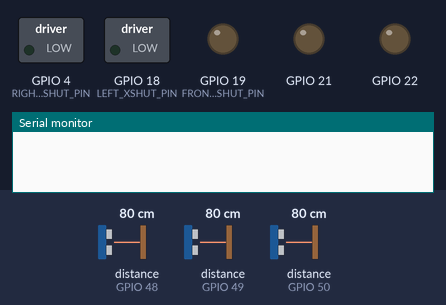
A sketch run on a simulated ESP32. Parts: switched loads named in the sketch (green lamp = pin HIGH), output pins drawn as LEDs (lit = HIGH), the last lines printed to the serial monitor. The test bench sets the inputs (shaded band); at power-on: distance to the obstacle (sensors on GPIO 48, GPIO 50, GPIO 49) 80 cm. Nothing arrives over Bluetooth unless stated.

Above: at 0.0 s.
At 0.8 s:
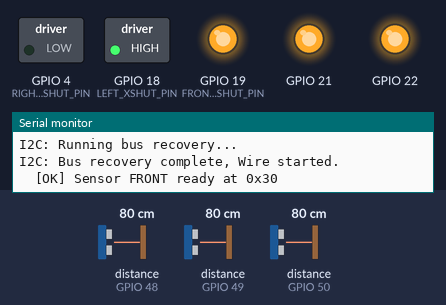
At 5.7 s:
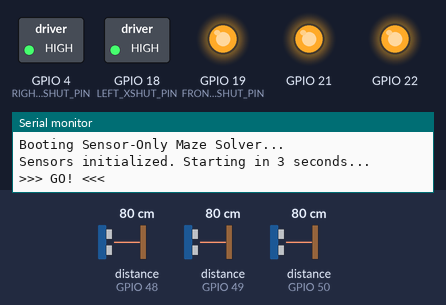
5.8 s: distance to the obstacle (sensor on GPIO 48) set to 2 cm
7.9 s: distance to the obstacle (sensor on GPIO 50) set to 2 cm
10.9 s: distance to the obstacle (sensor on GPIO 49) set to 2 cm
Timing chart, 0 to 13.9 s (numbered marks = the images above; inputs shaded):
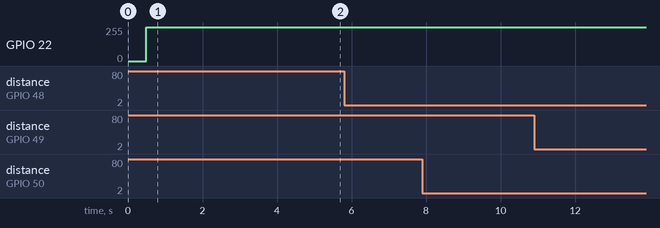

The sketch:

CurrentOnlySensorCode.ino
```cpp
/*
  MazeSolver_Blind_Fixed.ino
  ---------------------------------------------------------
  Fixes applied vs the previous version:
    1. Wire.begin() was missing entirely -> I2C never actually
       started, so every sensor.begin() call spun for the full
       3-second timeout on every boot (up to ~9s wasted).
    2. Startup is now staggered: Serial -> short settle delay ->
       UART/motor stop -> I2C bus recovery + sensors (one at a
       time, with pauses) -> Bluetooth LAST. This spreads out
       the current spikes at power-on instead of firing them
       all in the same instant, which is the classic cause of
       an ESP32 brownout-reset loop on a marginal supply.
    3. Added an immediate boot print + reset-reason print, so
       you can watch USB serial and see directly whether the
       chip is brownout-resetting in a loop before it manages
       to finish booting.

  REMINDER (hardware, not code):
    - The 5V logic rail (ESP32+ATmega32+sensors) and the 7.4V
      motor rail MUST share a common ground, or you'll get
      exactly this kind of flaky, hard-to-reproduce behavior.
    - A bulk capacitor (470-1000uF) across 5V/GND right at the
      ESP32's VIN pin will smooth out the startup current spike
      and is a very common fix if brownout resets persist even
      with this staggered boot.
*/

#include <Wire.h>
#include "Adafruit_VL53L0X.h"
#include "BluetoothSerial.h"
#include "esp_system.h"

BluetoothSerial SerialBT;

// Sensor objects
Adafruit_VL53L0X sensorFront = Adafruit_VL53L0X();
Adafruit_VL53L0X sensorLeft  = Adafruit_VL53L0X();
Adafruit_VL53L0X sensorRight = Adafruit_VL53L0X();

// XSHUT Pins
#define FRONT_XSHUT_PIN 19
#define LEFT_XSHUT_PIN 18
#define RIGHT_XSHUT_PIN 4

bool front_ok = false;
bool left_ok  = false;
bool right_ok = false;

// Motor speeds
int BASE_LEFT = 180;
int BASE_RIGHT = 175; // slightly lower to compensate for drift
int TURN_POWER = 170;

// Only true once SerialBT.begin() has actually run - avoids touching
// SerialBT before it's initialized.
bool bt_ready = false;

// ---------------- LOGGING ----------------
void LOG(const String &msg) {
    Serial.println(msg);
    if (bt_ready && SerialBT.hasClient()) {
        SerialBT.println(msg);
    }
}

// ---------------- MOTOR COMMANDS ----------------
void sendMotorCmd(char cmd, int left, int right) {
    Serial2.print(cmd);
    Serial2.write((uint8_t)left);
    Serial2.write((uint8_t)right);
}

// ---------------- BOOT DIAGNOSTICS ----------------
// If "BOOT" + this reason keep repeating on the USB serial monitor
// without ever reaching "GO!", the chip is brownout-resetting in a
// loop - that's a power problem, not a code problem.
void printResetReason() {
    esp_reset_reason_t reason = esp_reset_reason();
    Serial.print("Reset reason: ");
    switch (reason) {
        case ESP_RST_POWERON:   Serial.println("Power-on reset"); break;
        case ESP_RST_BROWNOUT:  Serial.println("BROWNOUT (power sag at boot!)"); break;
        case ESP_RST_SW:        Serial.println("Software reset"); break;
        case ESP_RST_PANIC:     Serial.println("Software panic/exception"); break;
        case ESP_RST_INT_WDT:   Serial.println("Interrupt watchdog"); break;
        case ESP_RST_TASK_WDT:  Serial.println("Task watchdog"); break;
        case ESP_RST_WDT:       Serial.println("Other watchdog"); break;
        case ESP_RST_DEEPSLEEP: Serial.println("Deep sleep wake"); break;
        case ESP_RST_EXT:       Serial.println("External pin reset"); break;
        default:                Serial.println("Unknown (" + String((int)reason) + ")"); break;
    }
}

// ---------------- I2C BUS RECOVERY ----------------
void i2cBusRecover() {
    LOG("I2C: Running bus recovery...");
    pinMode(21, OUTPUT);
    pinMode(22, OUTPUT);
    digitalWrite(21, HIGH); // SDA high
    for (int i = 0; i < 9; i++) {
        digitalWrite(22, LOW);  delayMicroseconds(10);
        digitalWrite(22, HIGH); delayMicroseconds(10);
    }
    // STOP condition: SDA rises while SCL is high
    digitalWrite(21, LOW);  delayMicroseconds(10);
    digitalWrite(21, HIGH); delayMicroseconds(10);

    Wire.begin();          // <-- THE MISSING LINE. I2C was never started before.
    Wire.setClock(100000); // Standard 100kHz - more tolerant of long/noisy wiring than 400kHz
    delay(50);
    LOG("I2C: Bus recovery complete, Wire started.");
}

// ---------------- SENSOR INIT ----------------
bool initSensor(Adafruit_VL53L0X &sensor, uint8_t addr, const char* name) {
    unsigned long start = millis();
    while (millis() - start < 3000) {
        if (sensor.begin(addr)) {
            LOG("  [OK] Sensor " + String(name) + " ready at 0x" + String(addr, HEX));
            return true;
        }
        delay(200);
    }
    LOG("  [FAIL] Sensor " + String(name) + " NOT FOUND! Skipping...");
    return false;
}

void setup() {
    // --- STAGE 0: USB serial up first, before anything else draws current ---
    Serial.begin(115200);
    delay(50);
    Serial.println("\n>>> BOOT <<<"); // If this repeats in a loop, it's a brownout reset loop
    printResetReason();

    // --- STAGE 1: Let the power rail settle before asking for any current ---
    // Right at power-on, regulators/caps are still charging. Give it a moment
    // instead of firing up Serial2 + sensors + Bluetooth all in the same instant.
    delay(300);

    // --- STAGE 2: UART to ATmega32 + force motors stopped ---
    Serial2.begin(9600, SERIAL_8N1, 16, 17);
    delay(50);
    sendMotorCmd('S', 0, 0); // Force stop in case the ATmega was mid-command on a reset

    // --- STAGE 3: I2C bus + sensors (relatively low current) ---
    // Do this BEFORE Bluetooth, since sensor init draws far less current
    // than bringing up the BT radio does.
    pinMode(FRONT_XSHUT_PIN, OUTPUT);
    pinMode(LEFT_XSHUT_PIN,  OUTPUT);
    pinMode(RIGHT_XSHUT_PIN, OUTPUT);
    digitalWrite(FRONT_XSHUT_PIN, LOW);
    digitalWrite(LEFT_XSHUT_PIN,  LOW);
    digitalWrite(RIGHT_XSHUT_PIN, LOW);
    delay(50); // hold all three sensors in reset briefly

    i2cBusRecover(); // also calls Wire.begin() now

    // Bring sensors up ONE AT A TIME with a pause between each, instead of
    // back-to-back, so their I2C init current spikes don't stack on top of
    // each other.
    digitalWrite(FRONT_XSHUT_PIN, HIGH);
    delay(100);
    front_ok = initSensor(sensorFront, 0x30, "FRONT");
    delay(100);

    digitalWrite(LEFT_XSHUT_PIN, HIGH);
    delay(100);
    left_ok = initSensor(sensorLeft, 0x31, "LEFT");
    delay(100);

    digitalWrite(RIGHT_XSHUT_PIN, HIGH);
    delay(100);
    right_ok = initSensor(sensorRight, 0x32, "RIGHT");
    delay(100);

    Serial.println("Sensors done. Bringing up Bluetooth...");

    // --- STAGE 4: Bluetooth LAST ---
    // Bringing up the classic BT stack is the single biggest current spike
    // at boot (bursts of 200-300mA aren't unusual). Doing it last, after
    // everything else is already stable, means it isn't competing with the
    // sensor I2C init for the same current budget.
    delay(200);
    SerialBT.begin("MazeSolver_Blind");
    bt_ready = true;
    delay(200);

    LOG("\nBooting Sensor-Only Maze Solver...");
    LOG("Sensors initialized. Starting in 3 seconds...");
    delay(3000);
    LOG(">>> GO! <<<");
}

// ── FIXED-TIME TURNS (CALIBRATE THESE!) ──
void turn90(char dir) {
    LOG("Turning " + String(dir) + " for 90 degrees...");
    sendMotorCmd(dir, TURN_POWER, TURN_POWER);
    // TUNE THIS: adjust milliseconds until the car turns exactly 90 degrees
    delay(600);
    sendMotorCmd('S', 0, 0);
    delay(200); // pause to stabilize
}

void turn180() {
    LOG("U-Turn 180 degrees...");
    sendMotorCmd('L', TURN_POWER, TURN_POWER); // Spin left for a U-Turn
    // TUNE THIS: adjust milliseconds until the car turns exactly 180 degrees
    delay(1200);
    sendMotorCmd('S', 0, 0);
    delay(200);
}

void loop() {
    VL53L0X_RangingMeasurementData_t measureFront, measureLeft, measureRight;

    // 1. READ SENSORS (only if they initialized successfully)
    if (front_ok) sensorFront.rangingTest(&measureFront, false);
    if (left_ok)  sensorLeft.rangingTest(&measureLeft, false);
    if (right_ok) sensorRight.rangingTest(&measureRight, false);

    int front_dist = (!front_ok || measureFront.RangeStatus != 0) ? 8190 : measureFront.RangeMilliMeter;
    int left_dist  = (!left_ok  || measureLeft.RangeStatus  != 0) ? 8190 : measureLeft.RangeMilliMeter;
    int right_dist = (!right_ok || measureRight.RangeStatus != 0) ? 8190 : measureRight.RangeMilliMeter;

    // Optional: Log distance. Comment out if it spams too much.
    // LOG("F:" + String(front_dist) + " L:" + String(left_dist) + " R:" + String(right_dist));

    // 2. MAKE DECISION
    int THRESHOLD = 200; // Stop if a wall is closer than 200mm

    if (front_dist > THRESHOLD) {
        // Path is clear ahead, go straight!
        sendMotorCmd('F', BASE_LEFT, BASE_RIGHT);
        delay(100);
    } else {
        // Wall ahead! Stop immediately.
        sendMotorCmd('S', 0, 0);
        LOG("Wall Ahead! Deciding where to turn...");

        delay(500);

        // Right-Hand Preference Logic
        if (right_dist > THRESHOLD) {
            turn90('R');
        } else if (left_dist > THRESHOLD) {
            turn90('L');
        } else {
            turn180();
        }
    }
}
```
